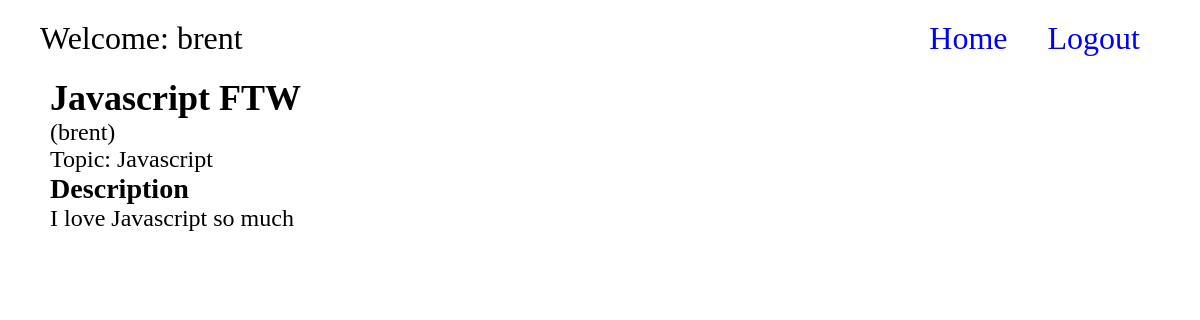
Page /room/16/ (signed in) on the committed database.
### base/models.py (models this page shows, shortened)
class Room(models.Model):
  name = models.CharField(max_length=100)
  host = models.ForeignKey(User, on_delete=models.CASCADE)
  topic = models.ForeignKey("Topic", related_name="rooms", on_delete=models.SET_NULL, null=True)
  participants = models.ManyToManyField(User, related_name="participants", blank=True)
  description = models.TextField(max_length=1000, null=True)
  created = models.DateTimeField(auto_now_add=True)
  updated = models.DateTimeField(auto_now=True)

class Topic(models.Model):
  name = models.CharField(max_length=100)
  def __str__(self):
    return self.name

### base/views.py (the view)
# urls.py: path('room/<int:pk>/', views.view_room, name="room"),
def view_room(request, pk):
  print('hello')
  room = Room.objects.get(id=pk)
  context = {
    'room': room
  }
  return render(request, 'base/rooms.html', context)

### base/templates/base/rooms.html (shortened to what this page needs)
{% extends 'main.html' %}
{% block content %}
<main>
  <div>
    <div>
      <h2>{{room.name}}</h2>
      <p>({{room.host}})</p>
    </div>
    <p>Topic: {{room.topic}}</p>
    <h3>Description</h3>
    <p>{{room.description}}</p>
  </div>
</main>
{% endblock content %}

### templates/main.html (shortened to what this page needs)
{% load static %}
<!DOCTYPE html>
<html lang="en">
<head>
  <link rel="stylesheet" href="{% static 'css/app.css' %}">
</head>
<body>
  <nav class="navigation">
    {% if user.is_authenticated %}
    <p class="navigation-user">Welcome: {{user}}</p>
    {% elif not user.is_authenticated %}
    <div></div>
    {% endif %}
    <ul class="navigation__list">
      <li class="navigation__list__item">
        <a class="navigation__list__link" href="{% url 'home' %}">Home</a>
      </li>
      {% if user.is_authenticated %}
      <li class="navigation__list__item">
        <a class="navigation__list__link" href="{% url 'logout' %}">Logout</a>
      </li>
      {% elif not user.is_authenticated %}
      <li class="navigation__list__item">
        <a class="navigation__list__link" href="{% url 'login' %}">Login</a>
      </li>
      {% endif %}
    </ul>
  </nav>
  {% block content %}
  {% endblock content %}
</body>
</html>

### base/static/css/app.css (style rules this page uses)
* { margin: 0; padding: 0; box-sizing: border-box; }
html { font-size: 62.5%; }
ul { list-style: none; }
a, a:visited { text-decoration: none; color: blue; }
main { margin: 0 5rem; font-size: 2.4rem; }
.navigation { display: flex; justify-content: space-between; align-items: center; padding: 0 4rem; }
.navigation-user { font-size: 3.2rem; }
.navigation__list { display: flex; justify-content: flex-end; padding: 2rem; gap: 4rem; }
.navigation__list__link { font-size: 3.2rem; }

### rows in the picture
Room: name "Javascript FTW", host "brent", topic "Javascript", description "I love Javascript so much"

### other values in the picture
{{ user }} "brent"
